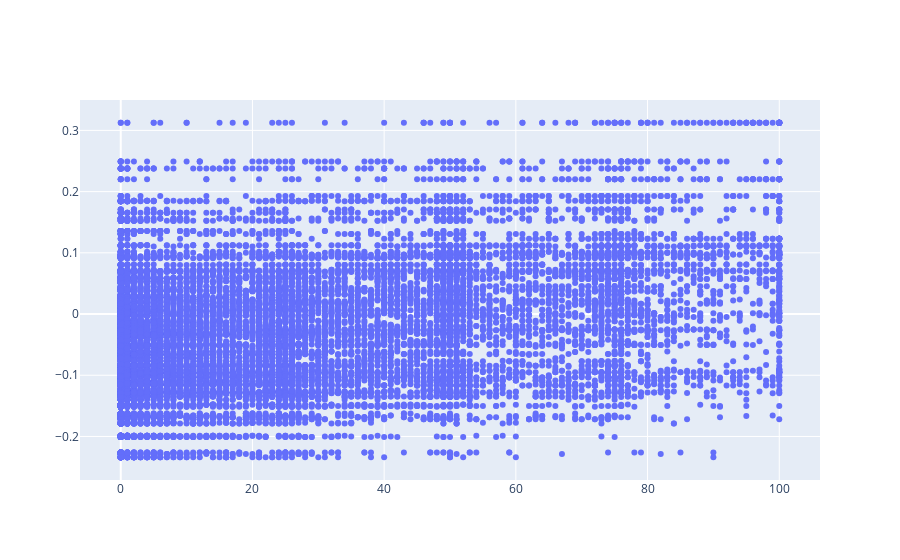

The notebook cell this image was saved under:
### Code cell
fig = go.Figure()

fig.add_trace(
    go.Scatter(
        x = extracted_data["rated_similarity"],
        y = extracted_data[model_used],
        mode = "markers"
    )
)
fig.show()

### Figure 1 — Plotly figure (JSON) as saved in the notebook; plotly's stock layout.template omitted (floating-point values rounded to 4 significant figures; data arrays with more than 128 entries replaced by an {"elided": "..."} marker saying what was removed)
{"data": [{"mode": "markers", "type": "scatter", "x": {"elided": "20160 float values"}, "y": {"elided": "20160 float values"}}], "layout": {}}
